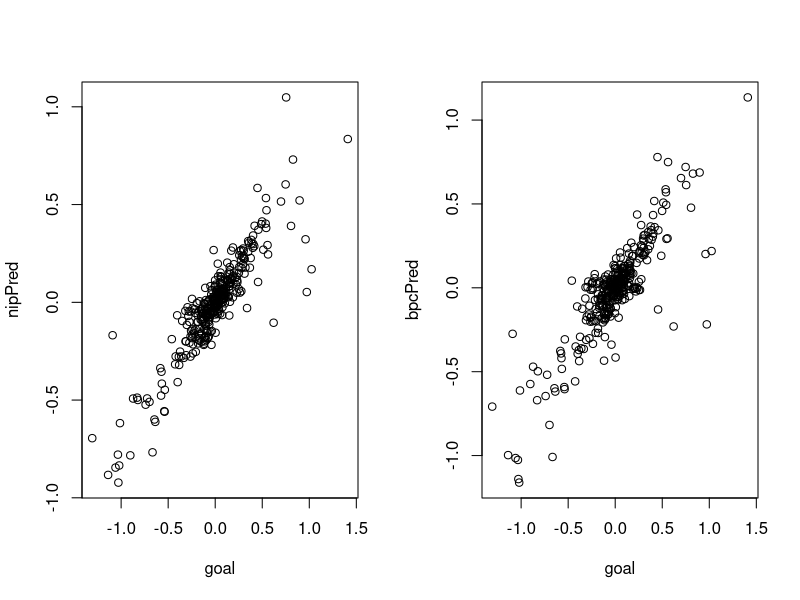

R code for this plot:
## demonstrates that nipals is better than BPCA for the metabolite data???
library(pcaMethods)

data(metaboliteData)

met <- scale(t(metaboliteData), center=TRUE, scale=FALSE)

gone <- sample(1:7280, 7280 * 0.05)

goal <- met[gone]

met[gone] <- NA

pcNip <- pca(met, scale="none", center=TRUE, method="nipa", nPcs=5)
pcBpc <- pca(met, scale="none", center=TRUE, method="bpca", nPcs=5)

nipPred <- (pcNip@scores %*% t(pcNip@loadings))[gone]
bpcPred <- (pcBpc@scores %*% t(pcBpc@loadings))[gone]

## squared error
sum((goal - nipPred)^2)
sum((goal - bpcPred)^2)

## visible in plot as well
par(mfrow=c(1,2))
plot(goal, nipPred)
plot(goal, bpcPred)
